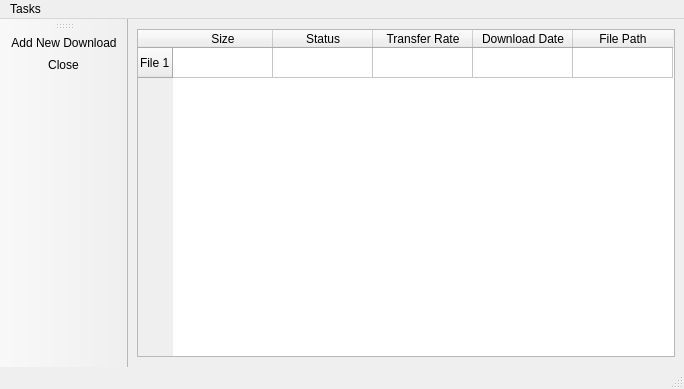
<?xml version="1.0" encoding="UTF-8"?>
<ui version="4.0">
 <class>QDMan</class>
 <widget class="QMainWindow" name="QDMan">
  <property name="geometry">
   <rect>
    <x>0</x>
    <y>0</y>
    <width>684</width>
    <height>389</height>
   </rect>
  </property>
  <property name="windowTitle">
   <string>Quantum Download Manager</string>
  </property>
  <property name="unifiedTitleAndToolBarOnMac">
   <bool>false</bool>
  </property>
  <widget class="QWidget" name="centralwidget">
   <layout class="QFormLayout" name="formLayout">
    <item row="0" column="0" colspan="2">
     <widget class="QTableWidget" name="tableWidget">
      <property name="maximumSize">
       <size>
        <width>626</width>
        <height>328</height>
       </size>
      </property>
      <row>
       <property name="text">
        <string>File 1</string>
       </property>
      </row>
      <column>
       <property name="text">
        <string>Size</string>
       </property>
      </column>
      <column>
       <property name="text">
        <string>Status</string>
       </property>
      </column>
      <column>
       <property name="text">
        <string>Transfer Rate</string>
       </property>
      </column>
      <column>
       <property name="text">
        <string>Download Date</string>
       </property>
      </column>
      <column>
       <property name="text">
        <string>File Path</string>
       </property>
      </column>
     </widget>
    </item>
   </layout>
  </widget>
  <widget class="QMenuBar" name="menubar">
   <property name="geometry">
    <rect>
     <x>0</x>
     <y>0</y>
     <width>684</width>
     <height>21</height>
    </rect>
   </property>
   <widget class="QMenu" name="menuTasks">
    <property name="title">
     <string>Tasks</string>
    </property>
    <addaction name="actionAdd_New_Download"/>
    <addaction name="actionClose"/>
   </widget>
   <addaction name="menuTasks"/>
  </widget>
  <widget class="QStatusBar" name="statusbar"/>
  <widget class="QToolBar" name="toolBar">
   <property name="windowTitle">
    <string>toolBar</string>
   </property>
   <attribute name="toolBarArea">
    <enum>LeftToolBarArea</enum>
   </attribute>
   <attribute name="toolBarBreak">
    <bool>false</bool>
   </attribute>
   <addaction name="actionAdd_New_Download"/>
   <addaction name="actionClose"/>
  </widget>
  <action name="actionAdd_New_Download">
   <property name="icon">
    <iconset resource="resources.qrc">
     <normaloff>:/icons/new.png</normaloff>:/icons/new.png</iconset>
   </property>
   <property name="text">
    <string>Add New Download</string>
   </property>
   <property name="shortcut">
    <string>Ctrl+N</string>
   </property>
  </action>
  <action name="actionClose">
   <property name="icon">
    <iconset resource="resources.qrc">
     <normaloff>:/icons/stop.png</normaloff>:/icons/stop.png</iconset>
   </property>
   <property name="text">
    <string>Close</string>
   </property>
  </action>
 </widget>
 <resources>
  <include location="resources.qrc"/>
 </resources>
 <connections/>
</ui>
